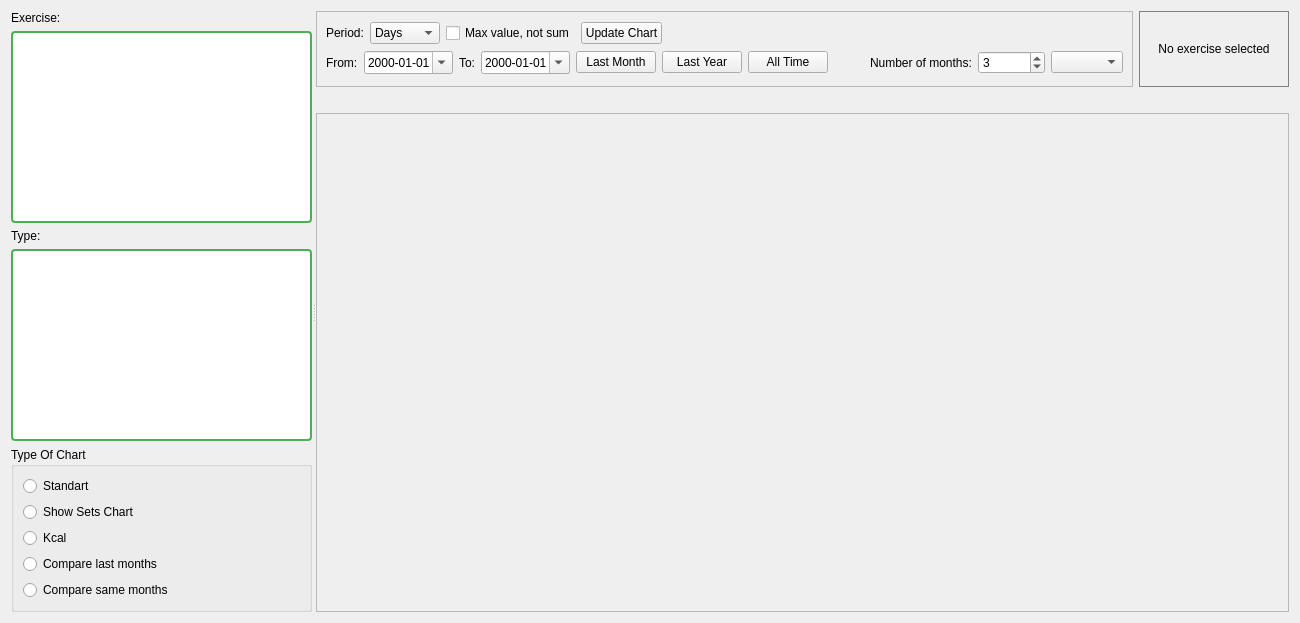
            <widget class="QWidget" name="tab_charts">
              <attribute name="title">
                <string>Exercise Chart</string>
              </attribute>
              <layout class="QHBoxLayout" name="horizontalLayout_26">
                <item>
                  <widget class="QSplitter" name="splitter_charts">
                    <property name="orientation">
                      <enum>Qt::Orientation::Horizontal</enum>
                    </property>
                    <widget class="QWidget" name="widget_left_panel">
                      <layout class="QVBoxLayout" name="verticalLayout_18">
                        <item>
                          <widget class="QLabel" name="label_chart_exercise">
                            <property name="text">
                              <string>Exercise:</string>
                            </property>
                          </widget>
                        </item>
                        <item>
                          <widget class="QListView" name="listView_chart_exercise">
                            <property name="minimumSize">
                              <size>
                                <width>301</width>
                                <height>0</height>
                              </size>
                            </property>
                            <property name="maximumSize">
                              <size>
                                <width>16777215</width>
                                <height>16777215</height>
                              </size>
                            </property>
                            <property name="styleSheet">
                              <string notr="true">QListView {
                                border: 2px solid #4CAF50;
                                border-radius: 4px;
                                background-color: white;
                                }
                                QListView::item {
                                padding: 4px;
                                border-bottom: 1px solid #e0e0e0;
                                }
                                QListView::item:selected {
                                background-color: #e8f5e8;
                                color: black;
                                }
                                QListView::item:hover {
                                background-color: #f0f8f0;
                                }</string>
                            </property>
                          </widget>
                        </item>
                        <item>
                          <widget class="QLabel" name="label_chart_type">
                            <property name="text">
                              <string>Type:</string>
                            </property>
                          </widget>
                        </item>
                        <item>
                          <widget class="QListView" name="listView_chart_type">
                            <property name="maximumSize">
                              <size>
                                <width>16777215</width>
                                <height>16777215</height>
                              </size>
                            </property>
                            <property name="styleSheet">
                              <string notr="true">QListView {
                                border: 2px solid #4CAF50;
                                border-radius: 4px;
                                background-color: white;
                                }
                                QListView::item {
                                padding: 4px;
                                border-bottom: 1px solid #e0e0e0;
                                }
                                QListView::item:selected {
                                background-color: #e8f5e8;
                                color: black;
                                }
                                QListView::item:hover {
                                background-color: #f0f8f0;
                                }</string>
                            </property>
                          </widget>
                        </item>
                        <item>
                          <widget class="QGroupBox" name="groupBox_type_of_charts">
                            <property name="minimumSize">
                              <size>
                                <width>0</width>
                                <height>0</height>
                              </size>
                            </property>
                            <property name="title">
                              <string>Type Of Chart</string>
                            </property>
                            <layout class="QVBoxLayout" name="verticalLayout_21">
                              <item>
                                <widget class="QRadioButton"
                                  name="radioButton_type_of_chart_standart">
                                  <property name="text">
                                    <string>Standart</string>
                                  </property>
                                </widget>
                              </item>
                              <item>
                                <widget class="QRadioButton"
                                  name="radioButton_type_of_chart_show_sets_chart">
                                  <property name="text">
                                    <string>Show Sets Chart</string>
                                  </property>
                                </widget>
                              </item>
                              <item>
                                <widget class="QRadioButton" name="radioButton_type_of_chart_kcal">
                                  <property name="text">
                                    <string>Kcal</string>
                                  </property>
                                </widget>
                              </item>
                              <item>
                                <widget class="QRadioButton"
                                  name="radioButton_type_of_chart_compare_last">
                                  <property name="text">
                                    <string>Compare last months</string>
                                  </property>
                                </widget>
                              </item>
                              <item>
                                <widget class="QRadioButton"
                                  name="radioButton_type_of_chart_compare_same_months">
                                  <property name="text">
                                    <string>Compare same months</string>
                                  </property>
                                </widget>
                              </item>
                            </layout>
                          </widget>
                        </item>
                      </layout>
                    </widget>
                    <widget class="QWidget" name="widget_right_panel">
                      <layout class="QVBoxLayout" name="verticalLayout_20">
                        <item>
                          <layout class="QHBoxLayout" name="horizontalLayout_23">
                            <item>
                              <widget class="QFrame" name="frame_charts_controls">
                                <property name="maximumSize">
                                  <size>
                                    <width>16777215</width>
                                    <height>120</height>
                                  </size>
                                </property>
                                <property name="frameShape">
                                  <enum>QFrame::Shape::StyledPanel</enum>
                                </property>
                                <property name="frameShadow">
                                  <enum>QFrame::Shadow::Raised</enum>
                                </property>
                                <layout class="QVBoxLayout" name="verticalLayout_charts_controls">
                                  <item>
                                    <layout class="QHBoxLayout"
                                      name="horizontalLayout_charts_controls_1">
                                      <item>
                                        <widget class="QLabel" name="label_chart_period">
                                          <property name="text">
                                            <string>Period:</string>
                                          </property>
                                        </widget>
                                      </item>
                                      <item>
                                        <widget class="QComboBox" name="comboBox_chart_period">
                                          <item>
                                            <property name="text">
                                              <string>Days</string>
                                            </property>
                                          </item>
                                          <item>
                                            <property name="text">
                                              <string>Months</string>
                                            </property>
                                          </item>
                                          <item>
                                            <property name="text">
                                              <string>Years</string>
                                            </property>
                                          </item>
                                        </widget>
                                      </item>
                                      <item>
                                        <widget class="QCheckBox" name="checkBox_max_value">
                                          <property name="text">
                                            <string>Max value, not sum</string>
                                          </property>
                                        </widget>
                                      </item>
                                      <item>
                                        <widget class="QPushButton" name="pushButton_update_chart">
                                          <property name="text">
                                            <string>Update Chart</string>
                                          </property>
                                        </widget>
                                      </item>
                                      <item>
                                        <spacer name="horizontalSpacer_charts">
                                          <property name="orientation">
                                            <enum>Qt::Orientation::Horizontal</enum>
                                          </property>
                                          <property name="sizeHint" stdset="0">
                                            <size>
                                              <width>40</width>
                                              <height>20</height>
                                            </size>
                                          </property>
                                        </spacer>
                                      </item>
                                    </layout>
                                  </item>
                                  <item>
                                    <layout class="QHBoxLayout"
                                      name="horizontalLayout_charts_controls_2">
                                      <item>
                                        <widget class="QLabel" name="label_chart_from">
                                          <property name="text">
                                            <string>From:</string>
                                          </property>
                                        </widget>
                                      </item>
                                      <item>
                                        <widget class="QDateEdit" name="dateEdit_chart_from">
                                          <property name="displayFormat">
                                            <string>yyyy-MM-dd</string>
                                          </property>
                                          <property name="calendarPopup">
                                            <bool>true</bool>
                                          </property>
                                        </widget>
                                      </item>
                                      <item>
                                        <widget class="QLabel" name="label_chart_to">
                                          <property name="text">
                                            <string>To:</string>
                                          </property>
                                        </widget>
                                      </item>
                                      <item>
                                        <widget class="QDateEdit" name="dateEdit_chart_to">
                                          <property name="displayFormat">
                                            <string>yyyy-MM-dd</string>
                                          </property>
                                          <property name="calendarPopup">
                                            <bool>true</bool>
                                          </property>
                                        </widget>
                                      </item>
                                      <item>
                                        <widget class="QPushButton"
                                          name="pushButton_chart_last_month">
                                          <property name="text">
                                            <string>Last Month</string>
                                          </property>
                                        </widget>
                                      </item>
                                      <item>
                                        <widget class="QPushButton"
                                          name="pushButton_chart_last_year">
                                          <property name="text">
                                            <string>Last Year</string>
                                          </property>
                                        </widget>
                                      </item>
                                      <item>
                                        <widget class="QPushButton" name="pushButton_chart_all_time">
                                          <property name="text">
                                            <string>All Time</string>
                                          </property>
                                        </widget>
                                      </item>
                                      <item>
                                        <spacer name="horizontalSpacer_charts_2">
                                          <property name="orientation">
                                            <enum>Qt::Orientation::Horizontal</enum>
                                          </property>
                                          <property name="sizeHint" stdset="0">
                                            <size>
                                              <width>40</width>
                                              <height>20</height>
                                            </size>
                                          </property>
                                        </spacer>
                                      </item>
                                      <item>
                                        <widget class="QLabel" name="label_compare_last">
                                          <property name="text">
                                            <string>Number of months:</string>
                                          </property>
                                        </widget>
                                      </item>
                                      <item>
                                        <widget class="QSpinBox" name="spinBox_compare_last">
                                          <property name="maximum">
                                            <number>100000</number>
                                          </property>
                                          <property name="value">
                                            <number>3</number>
                                          </property>
                                        </widget>
                                      </item>
                                      <item>
                                        <widget class="QComboBox"
                                          name="comboBox_compare_same_months" />
                                      </item>
                                    </layout>
                                  </item>
                                </layout>
                              </widget>
                            </item>
                            <item>
                              <widget class="QLabel" name="label_exercise_avif_4">
                                <property name="minimumSize">
                                  <size>
                                    <width>150</width>
                                    <height>76</height>
                                  </size>
                                </property>
                                <property name="styleSheet">
                                  <string notr="true">border: 1px solid gray;</string>
                                </property>
                                <property name="text">
                                  <string>No exercise selected</string>
                                </property>
                                <property name="scaledContents">
                                  <bool>false</bool>
                                </property>
                                <property name="alignment">
                                  <set>Qt::AlignmentFlag::AlignCenter</set>
                                </property>
                              </widget>
                            </item>
                          </layout>
                        </item>
                        <item>
                          <widget class="QLabel" name="label_chart_info">
                            <property name="text">
                              <string />
                            </property>
                          </widget>
                        </item>
                        <item>
                          <widget class="QScrollArea" name="scrollArea_charts">
                            <property name="widgetResizable">
                              <bool>true</bool>
                            </property>
                            <widget class="QWidget" name="scrollAreaWidgetContents_charts">
                              <property name="geometry">
                                <rect>
                                  <x>0</x>
                                  <y>0</y>
                                  <width>1780</width>
                                  <height>1012</height>
                                </rect>
                              </property>
                              <layout class="QVBoxLayout" name="verticalLayout_charts_content" />
                            </widget>
                          </widget>
                        </item>
                      </layout>
                    </widget>
                  </widget>
                </item>
              </layout>
            </widget>
